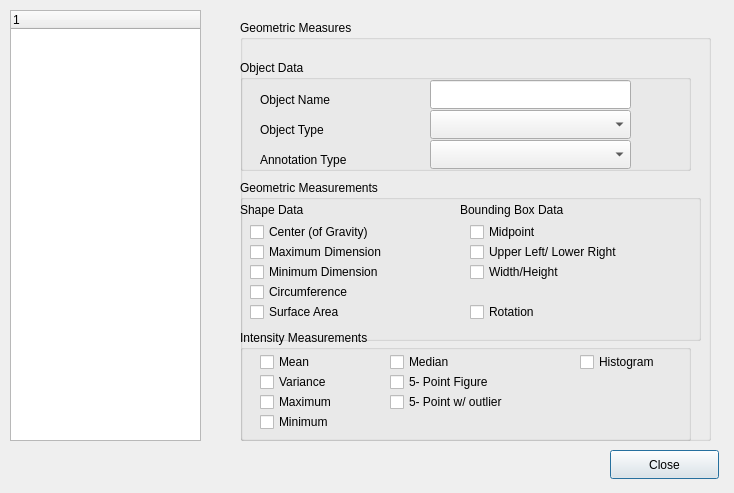
<?xml version="1.0" encoding="UTF-8"?>
<ui version="4.0">
 <class>Dialog</class>
 <widget class="QDialog" name="Dialog">
  <property name="geometry">
   <rect>
    <x>0</x>
    <y>0</y>
    <width>734</width>
    <height>493</height>
   </rect>
  </property>
  <property name="windowTitle">
   <string>Dialog</string>
  </property>
  <widget class="QTreeWidget" name="treeWidget">
   <property name="geometry">
    <rect>
     <x>10</x>
     <y>10</y>
     <width>191</width>
     <height>431</height>
    </rect>
   </property>
   <column>
    <property name="text">
     <string notr="true">1</string>
    </property>
   </column>
  </widget>
  <widget class="QStackedWidget" name="stackedWidget">
   <property name="geometry">
    <rect>
     <x>220</x>
     <y>10</y>
     <width>501</width>
     <height>431</height>
    </rect>
   </property>
   <property name="currentIndex">
    <number>1</number>
   </property>
   <widget class="QWidget" name="page"/>
   <widget class="QWidget" name="page_2">
    <widget class="QGroupBox" name="groupBox">
     <property name="geometry">
      <rect>
       <x>20</x>
       <y>10</y>
       <width>471</width>
       <height>421</height>
      </rect>
     </property>
     <property name="title">
      <string>Geometric Measures</string>
     </property>
     <widget class="QGroupBox" name="groupBox_2">
      <property name="geometry">
       <rect>
        <x>0</x>
        <y>40</y>
        <width>451</width>
        <height>111</height>
       </rect>
      </property>
      <property name="title">
       <string>Object Data</string>
      </property>
      <widget class="QLabel" name="label">
       <property name="geometry">
        <rect>
         <x>20</x>
         <y>30</y>
         <width>191</width>
         <height>20</height>
        </rect>
       </property>
       <property name="text">
        <string>Object Name</string>
       </property>
      </widget>
      <widget class="QLineEdit" name="lineEdit">
       <property name="geometry">
        <rect>
         <x>190</x>
         <y>20</y>
         <width>201</width>
         <height>29</height>
        </rect>
       </property>
      </widget>
      <widget class="QLabel" name="label_2">
       <property name="geometry">
        <rect>
         <x>20</x>
         <y>60</y>
         <width>161</width>
         <height>19</height>
        </rect>
       </property>
       <property name="text">
        <string>Object Type</string>
       </property>
      </widget>
      <widget class="QComboBox" name="comboBox">
       <property name="geometry">
        <rect>
         <x>190</x>
         <y>50</y>
         <width>201</width>
         <height>29</height>
        </rect>
       </property>
      </widget>
      <widget class="QLabel" name="label_3">
       <property name="geometry">
        <rect>
         <x>20</x>
         <y>90</y>
         <width>151</width>
         <height>19</height>
        </rect>
       </property>
       <property name="text">
        <string>Annotation Type</string>
       </property>
      </widget>
      <widget class="QComboBox" name="comboBox_2">
       <property name="geometry">
        <rect>
         <x>190</x>
         <y>80</y>
         <width>201</width>
         <height>29</height>
        </rect>
       </property>
      </widget>
     </widget>
     <widget class="QGroupBox" name="groupBox_3">
      <property name="geometry">
       <rect>
        <x>0</x>
        <y>160</y>
        <width>461</width>
        <height>161</height>
       </rect>
      </property>
      <property name="title">
       <string>Geometric Measurements</string>
      </property>
      <widget class="QCheckBox" name="checkBox">
       <property name="geometry">
        <rect>
         <x>10</x>
         <y>40</y>
         <width>201</width>
         <height>24</height>
        </rect>
       </property>
       <property name="text">
        <string>Center (of Gravity)</string>
       </property>
      </widget>
      <widget class="QCheckBox" name="checkBox_2">
       <property name="geometry">
        <rect>
         <x>230</x>
         <y>80</y>
         <width>251</width>
         <height>24</height>
        </rect>
       </property>
       <property name="text">
        <string>Width/Height</string>
       </property>
      </widget>
      <widget class="QCheckBox" name="checkBox_3">
       <property name="geometry">
        <rect>
         <x>230</x>
         <y>60</y>
         <width>221</width>
         <height>24</height>
        </rect>
       </property>
       <property name="text">
        <string>Upper Left/ Lower Right</string>
       </property>
      </widget>
      <widget class="QLabel" name="label_4">
       <property name="geometry">
        <rect>
         <x>220</x>
         <y>20</y>
         <width>231</width>
         <height>20</height>
        </rect>
       </property>
       <property name="text">
        <string>Bounding Box Data</string>
       </property>
      </widget>
      <widget class="QCheckBox" name="checkBox_4">
       <property name="geometry">
        <rect>
         <x>230</x>
         <y>40</y>
         <width>107</width>
         <height>24</height>
        </rect>
       </property>
       <property name="text">
        <string>Midpoint</string>
       </property>
      </widget>
      <widget class="QLabel" name="label_5">
       <property name="geometry">
        <rect>
         <x>0</x>
         <y>20</y>
         <width>231</width>
         <height>20</height>
        </rect>
       </property>
       <property name="text">
        <string>Shape Data</string>
       </property>
      </widget>
      <widget class="QCheckBox" name="checkBox_5">
       <property name="geometry">
        <rect>
         <x>10</x>
         <y>60</y>
         <width>201</width>
         <height>24</height>
        </rect>
       </property>
       <property name="text">
        <string>Maximum Dimension</string>
       </property>
      </widget>
      <widget class="QCheckBox" name="checkBox_6">
       <property name="geometry">
        <rect>
         <x>10</x>
         <y>80</y>
         <width>201</width>
         <height>24</height>
        </rect>
       </property>
       <property name="text">
        <string>Minimum Dimension</string>
       </property>
      </widget>
      <widget class="QCheckBox" name="checkBox_7">
       <property name="geometry">
        <rect>
         <x>10</x>
         <y>100</y>
         <width>191</width>
         <height>24</height>
        </rect>
       </property>
       <property name="text">
        <string>Circumference</string>
       </property>
      </widget>
      <widget class="QCheckBox" name="checkBox_8">
       <property name="geometry">
        <rect>
         <x>10</x>
         <y>120</y>
         <width>191</width>
         <height>24</height>
        </rect>
       </property>
       <property name="text">
        <string>Surface Area</string>
       </property>
      </widget>
      <widget class="QCheckBox" name="checkBox_17">
       <property name="geometry">
        <rect>
         <x>230</x>
         <y>120</y>
         <width>107</width>
         <height>24</height>
        </rect>
       </property>
       <property name="text">
        <string>Rotation</string>
       </property>
      </widget>
     </widget>
     <widget class="QGroupBox" name="groupBox_4">
      <property name="geometry">
       <rect>
        <x>0</x>
        <y>310</y>
        <width>451</width>
        <height>111</height>
       </rect>
      </property>
      <property name="title">
       <string>Intensity Measurements</string>
      </property>
      <widget class="QCheckBox" name="checkBox_9">
       <property name="geometry">
        <rect>
         <x>20</x>
         <y>20</y>
         <width>107</width>
         <height>24</height>
        </rect>
       </property>
       <property name="text">
        <string>Mean</string>
       </property>
      </widget>
      <widget class="QCheckBox" name="checkBox_10">
       <property name="geometry">
        <rect>
         <x>20</x>
         <y>40</y>
         <width>107</width>
         <height>24</height>
        </rect>
       </property>
       <property name="text">
        <string>Variance</string>
       </property>
      </widget>
      <widget class="QCheckBox" name="checkBox_11">
       <property name="geometry">
        <rect>
         <x>150</x>
         <y>40</y>
         <width>141</width>
         <height>24</height>
        </rect>
       </property>
       <property name="text">
        <string>5- Point Figure</string>
       </property>
      </widget>
      <widget class="QCheckBox" name="checkBox_12">
       <property name="geometry">
        <rect>
         <x>20</x>
         <y>60</y>
         <width>107</width>
         <height>24</height>
        </rect>
       </property>
       <property name="text">
        <string>Maximum</string>
       </property>
      </widget>
      <widget class="QCheckBox" name="checkBox_13">
       <property name="geometry">
        <rect>
         <x>20</x>
         <y>80</y>
         <width>107</width>
         <height>24</height>
        </rect>
       </property>
       <property name="text">
        <string>Minimum</string>
       </property>
      </widget>
      <widget class="QCheckBox" name="checkBox_14">
       <property name="geometry">
        <rect>
         <x>340</x>
         <y>20</y>
         <width>107</width>
         <height>24</height>
        </rect>
       </property>
       <property name="text">
        <string>Histogram</string>
       </property>
      </widget>
      <widget class="QCheckBox" name="checkBox_15">
       <property name="geometry">
        <rect>
         <x>150</x>
         <y>60</y>
         <width>171</width>
         <height>24</height>
        </rect>
       </property>
       <property name="text">
        <string>5- Point w/ outlier</string>
       </property>
      </widget>
      <widget class="QCheckBox" name="checkBox_16">
       <property name="geometry">
        <rect>
         <x>150</x>
         <y>20</y>
         <width>107</width>
         <height>24</height>
        </rect>
       </property>
       <property name="text">
        <string>Median</string>
       </property>
      </widget>
     </widget>
    </widget>
   </widget>
  </widget>
  <widget class="QPushButton" name="pushButton">
   <property name="geometry">
    <rect>
     <x>610</x>
     <y>450</y>
     <width>109</width>
     <height>29</height>
    </rect>
   </property>
   <property name="text">
    <string>Close</string>
   </property>
  </widget>
 </widget>
 <resources/>
 <connections/>
</ui>
